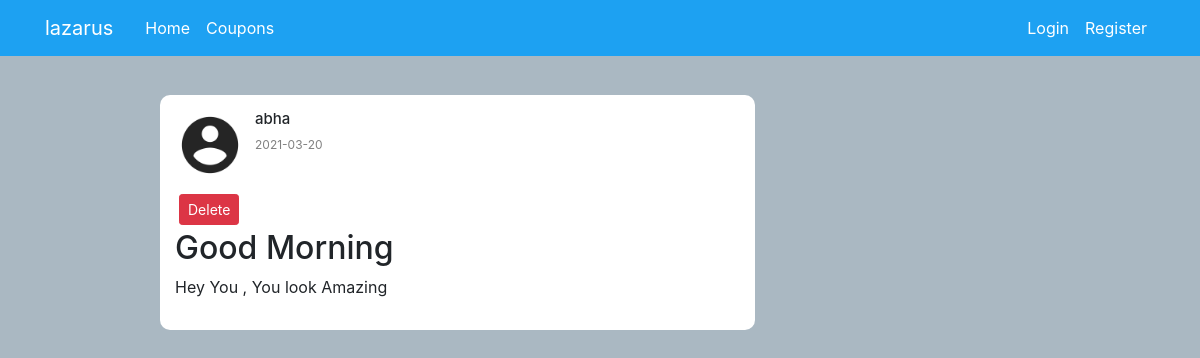
/post/1, run on an earlier commit of the app's database.
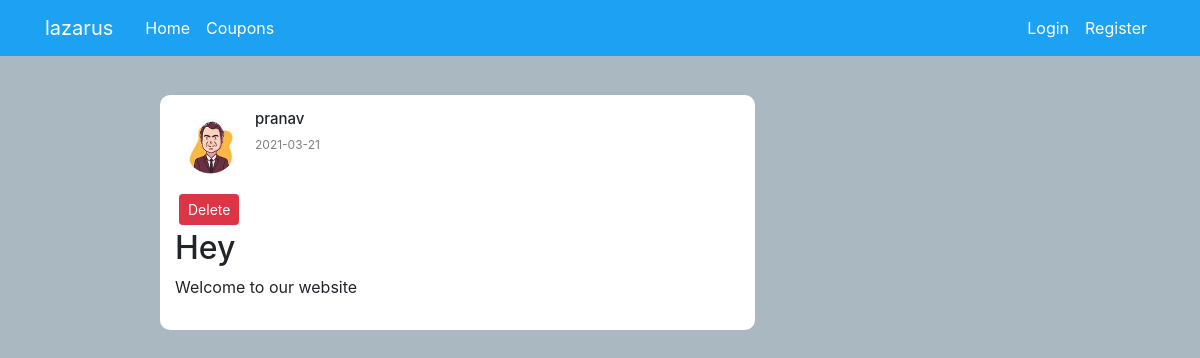
And on a later commit of the database.
### appmain/models.py (models this page shows, shortened)
class User(db.Model, UserMixin):
    id = db.Column(db.Integer, primary_key=True)
    username = db.Column(db.String(20), unique=True, nullable=False)
    email = db.Column(db.String(120), unique=True, nullable=False)
    image_file = db.Column(db.String(20), nullable=False, default='default.jpg')
    password = db.Column(db.String(60), nullable=False)
    posts = db.relationship('Post', backref='author', lazy=True)
    token_count=db.Column(db.Integer,nullable=False,default=0)
    flag_count=db.Column(db.Integer,nullable=False,default=0)

class Post(db.Model):
    id = db.Column(db.Integer, primary_key=True)
    title = db.Column(db.String(100), nullable=False)
    content = db.Column(db.Text, nullable=False)
    date_posted = db.Column(db.DateTime, nullable=False, default=datetime.utcnow)
    user_id = db.Column(db.Integer, db.ForeignKey('user.id'), nullable=False)

### appmain/routes.py (the view)
@app.route("/post/<int:post_id>")
def post(post_id):
    post = Post.query.get_or_404(post_id)
    return render_template('post.html', title=post.title, post=post)

### appmain/templates/post.html (shortened to what this page needs)
{% extends "layout.html" %}
{% block content %}
<div class="row">
  <div class="col-md-1"></div>
  <div class="col-md-7 mt-5">
<div class="feed">
<div class="post">
    <div class="post_header">
      <img class="rounded-circle article-img" src="{{ url_for('static',filename='profile/' + post.author.image_file)}}"
  <img class="fas fa-user "></img>
  <div class="post_info">
    <h2>{{post.author.username}}</h2>
    <p>{{post.date_posted.strftime('%Y-%m-%d')}}</p>
  </div>
  </div>
  <button type="button" class="btn btn-danger btn-sm m-1" data-toggle="modal" data-target="#deleteModal">Delete</button>
    <div class="post_body">
        <h2>{{ post.title }}</h2>
  <p>{{post.content}}</p>
  </div>
  </div>
</div>
</div>
</div>
  {% endblock content %}

What changed in the data, as far as the page shows it:
no longer on this page (row edited): User: image_file (placeholder picture), author.username "abha"
added User: image_file (picture), author.username "pranav"
changed Post: date_posted "2021-03-20" → "2021-03-21"; title "Good Morning" → "Hey"; content "Hey You , You look Amazing" → "Welcome to our website"
